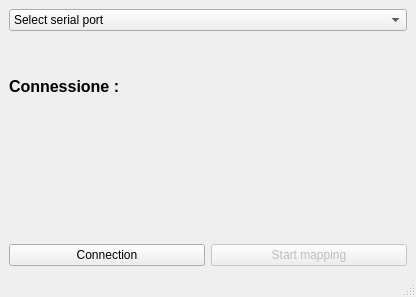
<?xml version="1.0" encoding="UTF-8"?>
<ui version="4.0">
 <class>MainWindow</class>
 <widget class="QMainWindow" name="MainWindow">
  <property name="geometry">
   <rect>
    <x>0</x>
    <y>0</y>
    <width>416</width>
    <height>297</height>
   </rect>
  </property>
  <property name="windowTitle">
   <string>MainWindow</string>
  </property>
  <widget class="QWidget" name="centralwidget">
   <layout class="QVBoxLayout" name="verticalLayout">
    <item>
     <widget class="QComboBox" name="comboBox">
      <property name="autoFillBackground">
       <bool>false</bool>
      </property>
      <property name="editable">
       <bool>false</bool>
      </property>
      <property name="currentText">
       <string>Select serial port</string>
      </property>
      <item>
       <property name="text">
        <string>Select serial port</string>
       </property>
      </item>
      <item>
       <property name="text">
        <string>rfcomm0</string>
       </property>
      </item>
      <item>
       <property name="text">
        <string>ttyUSB0</string>
       </property>
      </item>
      <item>
       <property name="text">
        <string>ttyUSB1</string>
       </property>
      </item>
      <item>
       <property name="text">
        <string>ttyUSB2</string>
       </property>
      </item>
     </widget>
    </item>
    <item>
     <layout class="QVBoxLayout" name="verticalLayout_2">
      <item>
       <widget class="QLabel" name="label">
        <property name="font">
         <font>
          <pointsize>12</pointsize>
          <weight>75</weight>
          <bold>true</bold>
         </font>
        </property>
        <property name="text">
         <string>Connessione :</string>
        </property>
       </widget>
      </item>
      <item>
       <widget class="QLabel" name="lbConnectionStatus">
        <property name="text">
         <string/>
        </property>
       </widget>
      </item>
     </layout>
    </item>
    <item>
     <layout class="QHBoxLayout" name="horizontalLayout">
      <item>
       <widget class="QPushButton" name="btnConnection">
        <property name="enabled">
         <bool>true</bool>
        </property>
        <property name="text">
         <string>Connection</string>
        </property>
       </widget>
      </item>
      <item>
       <widget class="QPushButton" name="btnMapping">
        <property name="enabled">
         <bool>false</bool>
        </property>
        <property name="text">
         <string>Start mapping</string>
        </property>
       </widget>
      </item>
     </layout>
    </item>
   </layout>
  </widget>
  <widget class="QStatusBar" name="statusbar"/>
  <action name="actionExit">
   <property name="text">
    <string>Exit</string>
   </property>
  </action>
 </widget>
 <resources/>
 <connections/>
</ui>
